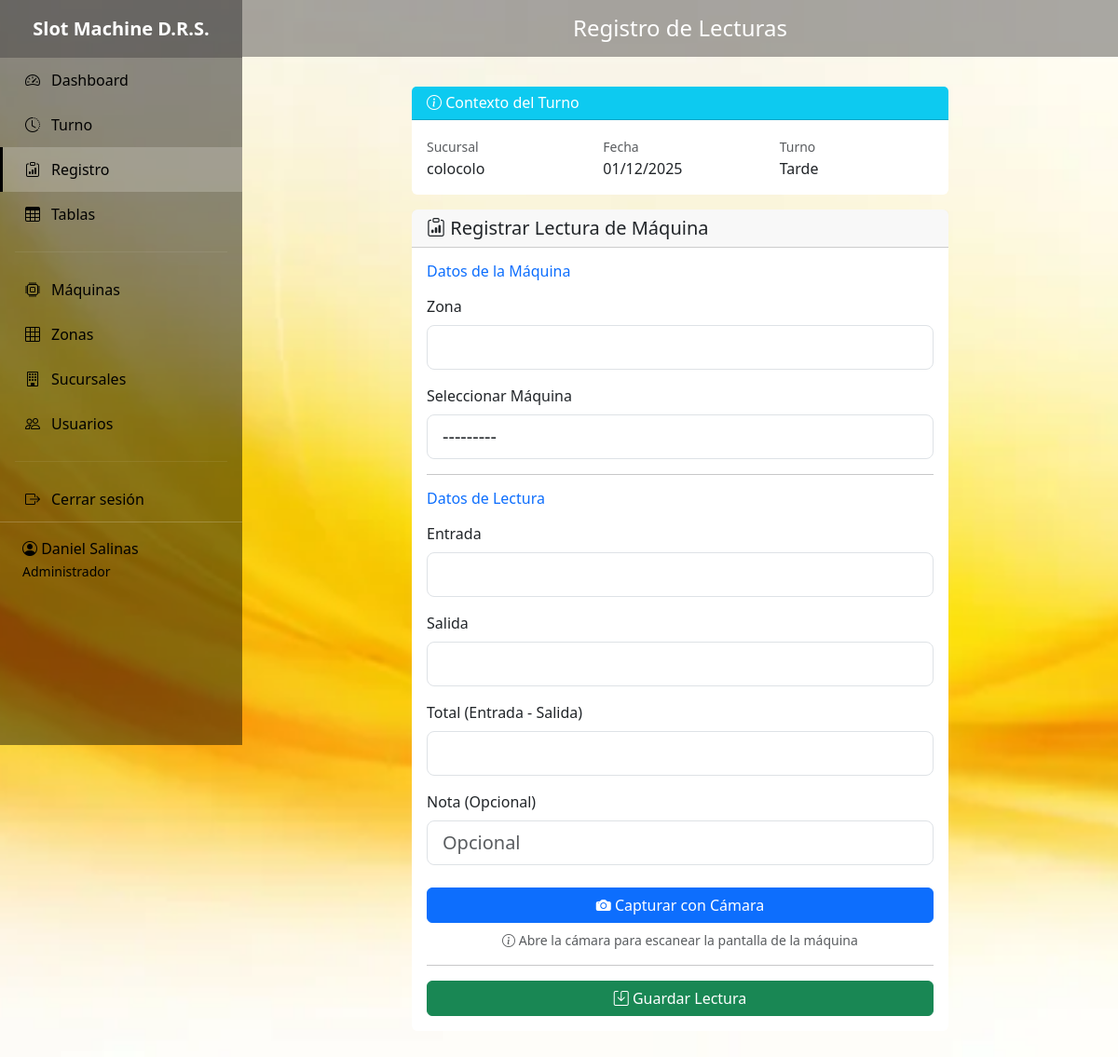
Screenshot of /registro/ (signed in) with the database file from the repository.
### control/models.py (models this page shows, shortened)
class Usuario(AbstractUser):
    ROLE_CHOICES = [
        ('admin', 'Administrador'),
        ('usuario', 'Usuario/Atendedora'),
    ]
    role = models.CharField(
        max_length=20,
        choices=ROLE_CHOICES,
        default='usuario',
        verbose_name='Rol'
    )
    nombre = models.CharField(max_length=150, verbose_name='Nombre Completo')
    class Meta:
        verbose_name = 'Usuario'
        verbose_name_plural = 'Usuarios'

class Turno(models.Model):
    TIPO_TURNO_CHOICES = [
        ('Mañana', 'Mañana'),
        ('Tarde', 'Tarde'),
        ('Noche', 'Noche'),
    ]
    ESTADO_CHOICES = [
        ('Abierto', 'Abierto'),
        ('Cerrado', 'Cerrado'),
    ]
    sucursal = models.ForeignKey(
        Sucursal,
        on_delete=models.CASCADE,
        related_name='turnos',
        verbose_name='Sucursal'
    )
    usuario = models.ForeignKey(
        Usuario,
        on_delete=models.CASCADE,
        related_name='turnos',
        verbose_name='Usuario'
    )
    fecha = models.DateField(verbose_name='Fecha')
    tipo_turno = models.CharField(
        max_length=20,
        choices=TIPO_TURNO_CHOICES,
        verbose_name='Tipo de Turno'
    )
    estado = models.CharField(
        max_length=20,
        choices=ESTADO_CHOICES,
        default='Abierto',
        verbose_name='Estado'
    )
    observaciones = models.TextField(blank=True, verbose_name='Observaciones')
    total_cierre = models.DecimalField(
        max_digits=14,
        decimal_places=2,
        null=True,
        blank=True,
        verbose_name='Total de Cierre'
    )
    created_at = models.DateTimeField(auto_now_add=True, verbose_name='Fecha de Creación')
    class Meta:
        verbose_name = 'Turno'
        verbose_name_plural = 'Turnos'
        ordering = ['-fecha', '-created_at']

class Sucursal(models.Model):
    nombre = models.CharField(max_length=150, verbose_name='Nombre')
    direccion = models.CharField(max_length=255, blank=True, verbose_name='Dirección')
    telefono = models.CharField(max_length=50, blank=True, verbose_name='Teléfono')
    created_at = models.DateTimeField(auto_now_add=True, verbose_name='Fecha de Creación')
    class Meta:
        verbose_name = 'Sucursal'
        verbose_name_plural = 'Sucursales'
        ordering = ['nombre']

### control/views.py (the view)
# urls.py: path('registro/', views.registro_view, name='registro'),
@login_required
def registro_view(request):
    turno_abierto = Turno.objects.filter(
        usuario=request.user,
        estado='Abierto'
    ).first()
    zona_guardada_id = request.session.get('ultima_zona')
    if request.method == 'POST':
        if not turno_abierto:
            messages.error(
                request,
                'Debe iniciar un turno en la pestaña "Turno" antes de registrar lecturas.'
            )
            return redirect('control:turno')
        form = LecturaMaquinaForm(request.POST, turno=turno_abierto)
        if form.is_valid():
            lectura = form.save(commit=False)
            lectura.turno = turno_abierto
            lectura.usuario = request.user
            lectura.sucursal = turno_abierto.sucursal
            lectura.zona = form.cleaned_data['zona']
            if lectura.maquina:
                lectura.numero_maquina = lectura.maquina.numero_maquina
                lectura.nombre_juego = lectura.maquina.nombre_juego
            try:
                lectura.full_clean()
                lectura.save()
            except IntegrityError:
                messages.error(
                    request,
                    'Ya existe una lectura para esa máquina en este turno.'
                )
            except ValidationError as e:
                messages.error(request, '; '.join(e.messages))
            else:
                request.session['ultima_zona'] = lectura.zona.id
                messages.success(request, 'Lectura registrada exitosamente.')
                return redirect('control:registro')
        else:
            messages.error(request, "Formulario inválido. Revise los datos enviados.")
    else:
        if turno_abierto:
            if zona_guardada_id:
                form = LecturaMaquinaForm(
                    turno=turno_abierto,
                    initial={'zona': zona_guardada_id}
                )
            else:
                form = LecturaMaquinaForm(turno=turno_abierto)
        else:
            form = None
    context = {
        'turno_abierto': turno_abierto,
        'form': form,
        'zona_guardada': zona_guardada_id,
    }
    return render(request, 'registro.html', context)

### control/models.py (called while the page is built)
    def __str__(self):
        return f"{self.sucursal.nombre} - {self.nombre}"

    def __str__(self):
        return f"{self.sucursal.nombre} / {self.zona.nombre} / M{self.numero_maquina:02d} - {self.nombre_juego}"

### templates/registro.html (shortened to what this page needs)
{% extends 'base.html' %}
{% load static %}
{% block page_title %}Registro de Lecturas{% endblock %}
{% block content %}
<div class="row">
    <div class="col-lg-8 mx-auto">
        {% if not turno_abierto %}
            <div class="alert alert-warning">
                <i class="bi bi-exclamation-triangle"></i>
                <strong>No hay turno abierto.</strong>
                Debe iniciar un turno en la pestaña <a href="{% url 'control:turno' %}" class="alert-link">"Turno"</a> antes de registrar lecturas.
            </div>
        {% else %}
            <div class="card mb-3">
                <div class="card-header bg-info text-white">
                    <h6 class="mb-0"><i class="bi bi-info-circle"></i> Contexto del Turno</h6>
                </div>
                <div class="card-body">
                    <div class="row">
                        <div class="col-md-4">
                            <small class="text-muted">Sucursal</small>
                            <p class="mb-0">{{ turno_abierto.sucursal.nombre }}</p>
                        </div>
                        <div class="col-md-4">
                            <small class="text-muted">Fecha</small>
                            <p class="mb-0">{{ turno_abierto.fecha|date:"d/m/Y" }}</p>
                        </div>
                        <div class="col-md-4">
                            <small class="text-muted">Turno</small>
                            <p class="mb-0">{{ turno_abierto.tipo_turno }}</p>
                        </div>
                    </div>
                </div>
            </div>
            <div class="card">
                <div class="card-header">
                    <h5 class="mb-0"><i class="bi bi-clipboard-data"></i> Registrar Lectura de Máquina</h5>
                </div>
                <div class="card-body">
                    <form method="post" id="lecturaForm">
                        <h6 class="mb-3 text-primary">Datos de la Máquina</h6>
                        <div class="mb-3">
                            <label for="id_zona" class="form-label">Zona</label>
                            {{ form.zona }}
                        </div>
                        <div class="mb-3">
                            <label for="id_maquina" class="form-label">Seleccionar Máquina</label>
                            {{ form.maquina }}
                        </div>
                        <hr>
                        <h6 class="mb-3 text-primary">Datos de Lectura</h6>
                        <div class="mb-3">
                            <label for="id_entrada" class="form-label">Entrada</label>
                            {{ form.entrada }}
                        </div>
                        <div class="mb-3">
                            <label for="id_salida" class="form-label">Salida</label>
                            {{ form.salida }}
                        </div>
                        <div class="mb-3">
                            <label for="id_total" class="form-label">Total (Entrada - Salida)</label>
                            {{ form.total }}
                        </div>
                        <div class="mb-4">
                            <label for="id_nota" class="form-label">Nota (Opcional)</label>
                            {{ form.nota }}
                        </div>
                        <div class="d-grid gap-2 mb-3">
                            <button type="button" class="btn btn-primary btn-lg-tablet" id="btnCapturarCamara">
                                <i class="bi bi-camera-fill"></i> Capturar con Cámara
                            </button>
                            <small class="text-muted text-center">
                                <i class="bi bi-info-circle"></i> Abre la cámara para escanear la pantalla de la máquina
                            </small>
                        </div>
                        <hr>
                        <div class="d-grid">
                            <button type="submit" class="btn btn-success btn-lg-tablet">
                                <i class="bi bi-save"></i> Guardar Lectura
                            </button>
                        </div>
                    </form>
                </div>
            </div>
        {% endif %}
    </div>
</div>
{% endblock %}

### templates/base.html (shortened to what this page needs)
{% load static %}
<!DOCTYPE html>
<html lang="es">
<head>
    <link href="https://cdn.jsdelivr.net/npm/bootstrap@5.3.0/dist/css/bootstrap.min.css" rel="stylesheet">
    <link rel="stylesheet" href="https://cdn.jsdelivr.net/npm/bootstrap-icons@1.11.0/font/bootstrap-icons.css">
    <link rel="stylesheet" href="{% static 'css/custom.css' %}">
</head>
<body>
{% if user.is_authenticated %}
    <aside class="sidebar">
        <div class="sidebar-brand">
            Slot Machine D.R.S.
        </div>
        <ul class="sidebar-nav nav flex-column">
            {% if user.role == 'admin' %}
            <li class="nav-item">
                <a class="nav-link {% if request.resolver_match.url_name == 'dashboard' %}active{% endif %}"
                   href="{% url 'control:dashboard' %}">
                    <i class="bi bi-speedometer2"></i> Dashboard
                </a>
            </li>
            {% endif %}
            <li class="nav-item">
                <a class="nav-link {% if request.resolver_match.url_name == 'turno' %}active{% endif %}"
                   href="{% url 'control:turno' %}">
                    <i class="bi bi-clock-history"></i> Turno
                </a>
            </li>
            <li class="nav-item">
                <a class="nav-link {% if request.resolver_match.url_name == 'registro' %}active{% endif %}"
                   href="{% url 'control:registro' %}">
                    <i class="bi bi-clipboard-data"></i> Registro
                </a>
            </li>
            <li class="nav-item">
                <a class="nav-link {% if request.resolver_match.url_name == 'tablas' %}active{% endif %}"
                   href="{% url 'control:tablas' %}">
                    <i class="bi bi-table"></i> Tablas
                </a>
            </li>
            {% if user.role == 'admin' %}
                <hr class="mx-3" style="border-color: rgba(255,255,255,0.3);">
                <li class="nav-item">
                    <a class="nav-link {% if 'maquinas' in request.path %}active{% endif %}"
                       href="{% url 'control:maquinas_list' %}">
                        <i class="bi bi-cpu"></i> Máquinas
                    </a>
                </li>
                <li class="nav-item">
                    <a class="nav-link {% if 'zonas' in request.path %}active{% endif %}"
                       href="{% url 'control:zonas_list' %}">
                        <i class="bi bi-grid-3x3"></i> Zonas
                    </a>
                </li>
                <li class="nav-item">
                    <a class="nav-link {% if 'sucursales' in request.path %}active{% endif %}"
                       href="{% url 'control:sucursales_list' %}">
                        <i class="bi bi-building"></i> Sucursales
                    </a>
                </li>
                <li class="nav-item">
                    <a class="nav-link {% if 'usuarios' in request.path %}active{% endif %}"
                       href="{% url 'control:usuarios_list' %}">
                        <i class="bi bi-people"></i> Usuarios
                    </a>
                </li>
            {% endif %}
            <hr class="mx-3" style="border-color: rgba(255,255,255,0.3);">
            <li class="nav-item">
                <a class="nav-link" href="{% url 'control:logout' %}">
                    <i class="bi bi-box-arrow-right"></i> Cerrar sesión
                </a>
            </li>
        </ul>
        <div class="sidebar-user">
            <i class="bi bi-person-circle"></i> {{ user.nombre }} <br>
            <small>{{ user.get_role_display }}</small>
        </div>
    </aside>
    <main class="main-content">
        <div class="top-bar">
            <h4 class="mb-0">{% block page_title %}Sistema de Control{% endblock %}</h4>
        </div>
        <div class="content-area">
            {% block content %}{% endblock %}
        </div>
    </main>
{% else %}
    {% block login_content %}{% endblock %}
{% endif %}
</body>
</html>

### static/img/custom.css (style rules this page uses)
.sidebar { position: relative; height: 100vh; background-image: url("../img/sidebar_bg.jpg"); background-size: cover; background-position: center; background-repeat: no-repeat; background-attachment: fixed; }
.sidebar::before { content: ""; position: absolute; top: 0; left: 0; width: 100%; height: 100%; background: rgba(0, 0, 0, 0.55); z-index: 0; }
.sidebar * { position: relative; z-index: 1; }

### rows the page displays
Usuario: nombre "Daniel Salinas", role "Administrador"
Turno: sucursal.nombre "colocolo", fecha "01/12/2025", tipo_turno "Tarde"
